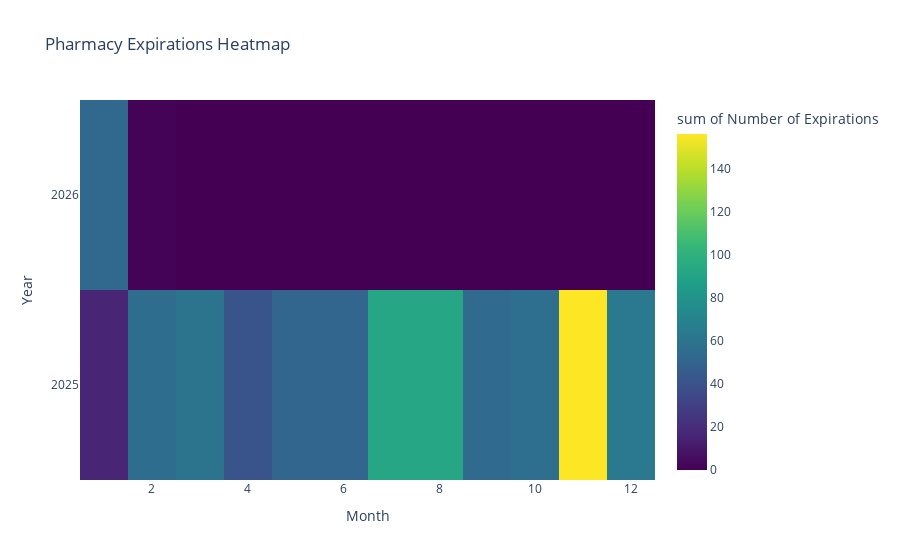

Here is the notebook cell this chart was saved with:
### Markdown cell above
## Exploring Expiration Dates

### Code cell
# Ensure the Expiration Date is in the correct datetime format
pharmacies['Expiration Date'] = pd.to_datetime(pharmacies['Expiration Date'], errors='coerce')

# Filter out rows with invalid Expiration Date
pharmacies_expiration = pharmacies[pharmacies['Expiration Date'].notna()]

# Extract year and month
pharmacies_expiration['Year'] = pharmacies_expiration['Expiration Date'].dt.year
pharmacies_expiration['Month'] = pharmacies_expiration['Expiration Date'].dt.month

# Filter out rows where the Year is 2024
pharmacies_expiration = pharmacies_expiration[pharmacies_expiration['Year'] != 2024]

# Group by Year and Month and count the number of expirations
expirations_by_year_month = pharmacies_expiration.groupby(['Year', 'Month']).size().reset_index(name='Count')

# Filter out rows where the count of expirations is zero
expirations_by_year_month = expirations_by_year_month[expirations_by_year_month['Count'] > 0]

# Get unique years present in the data
available_years = expirations_by_year_month['Year'].unique()

# Create the heatmap of expirations by year and month
heatmap_fig = px.density_heatmap(expirations_by_year_month, 
                                 x='Month', 
                                 y='Year', 
                                 z='Count',  # Use 'Count' for the intensity
                                 title="Pharmacy Expirations Heatmap",
                                 labels={'Month': 'Month', 'Year': 'Year', 'Count': 'Number of Expirations'},
                                 nbinsx=12, nbinsy=5, 
                                 color_continuous_scale='Viridis')

# Ensure the Y-axis is treated as categorical and only shows available years
heatmap_fig.update_layout(
    yaxis=dict(
        tickmode='array',
        tickvals=available_years,  # Show only available years
        type='category'  # Make sure it's treated as a categorical axis
    )
)

heatmap_fig.show()

### Figure 1 — Plotly figure (JSON) as saved in the notebook; plotly's stock layout.template omitted (floating-point values rounded to 4 significant figures)
{"data": [{"coloraxis": "coloraxis", "histfunc": "sum", "hovertemplate": "Month=%{x}<br>Year=%{y}<br>sum of Number of Expirations=%{z}<extra></extra>", "name": "", "nbinsx": 12, "nbinsy": 5, "x": [1, 2, 3, 4, 5, 6, 7, 8, 9, 10, 11, 12, 1, 2], "xaxis": "x", "xbingroup": "x", "y": [2025, 2025, 2025, 2025, 2025, 2025, 2025, 2025, 2025, 2025, 2025, 2025, 2026, 2026], "yaxis": "y", "ybingroup": "y", "z": [16, 55, 60, 41, 51, 51, 92, 92, 53, 56, 156, 63, 52, 1], "type": "histogram2d"}], "layout": {"xaxis": {"anchor": "y", "domain": [0.0, 1.0], "title": {"text": "Month"}}, "yaxis": {"anchor": "x", "domain": [0.0, 1.0], "title": {"text": "Year"}, "tickmode": "array", "tickvals": [2025, 2026], "type": "category"}, "coloraxis": {"colorbar": {"title": {"text": "sum of Number of Expirations"}}, "colorscale": [[0.0, "#440154"], [0.1111, "#482878"], [0.2222, "#3e4989"], [0.3333, "#31688e"], [0.4444, "#26828e"], [0.5556, "#1f9e89"], [0.6667, "#35b779"], [0.7778, "#6ece58"], [0.8889, "#b5de2b"], [1.0, "#fde725"]]}, "legend": {"tracegroupgap": 0}, "title": {"text": "Pharmacy Expirations Heatmap"}}}
